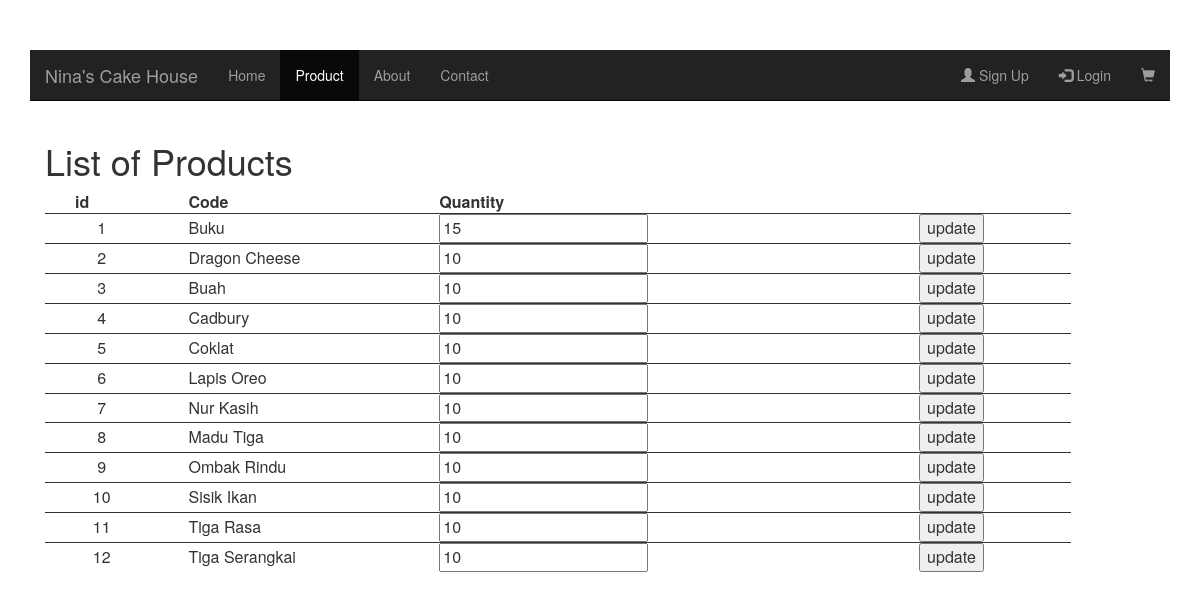
Page /productlist.php on the committed database.
### tables this page shows
CREATE TABLE IF NOT EXISTS `tblproduct` (
  `id` int(8) NOT NULL,
  `name` varchar(255) NOT NULL,
  `code` varchar(255) NOT NULL,
  `image` text NOT NULL,
  `price` double(10,2) NOT NULL,
  `quantity` int(255) NOT NULL
);

### productlist.php (the view, shortened to what this page needs)
<!DOCTYPE html>
<html lang="en">
  <head>
    <link href="css/bootstrap.min.css" rel="stylesheet">
    <link href="css/ie10-viewport-bug-workaround.css" rel="stylesheet">
    <link href="dashboard.css" rel="stylesheet">
  </head>
  <body>
    <div class="container">
<nav class="navbar navbar-inverse navbar-static-top">
  <div class="container-fluid">
    <div class="navbar-header">
      <a class="navbar-brand" href="#">Nina's Cake House</a>
    </div>
    <div class="collapse navbar-collapse" id="myNavbar">
      <ul class="nav navbar-nav">
        <li><a href="#">Home</a></li>
        <li class="active"><a href="index.php">Product</a></li>
        <li><a href="#">About</a></li>
        <li><a href="#">Contact</a></li>
      </ul>
      <ul class="nav navbar-nav navbar-right">
        <li><a href="#"><span class="glyphicon glyphicon-user"></span> Sign Up</a></li>
        <li><a href="#" onClick="document.getElementById('login_form').style.display='block'" id="Login_Link"><span class="glyphicon glyphicon-log-in"></span> Login</a></li>
        <li><a href="cart.php"><span class="glyphicon glyphicon-shopping-cart"></span></a></li>
	  </ul>
    </div>
  </div>
</nav>
</head>
<body>
<div class="container">
<h1>List of Products</h1>
<?php
	$servername = "localhost";
	$username = "root";
	$password = "";
	$dbname = "phppot_examples";
	$conn = new mysqli($servername, $username, $password, $dbname);
	if ($conn->connect_error) {
    	die("Connection failed: " . $conn->connect_error);
	}
	else {
	$sql = "SELECT id, name, code, quantity FROM tblproduct ORDER BY id";
	$result = $conn->query($sql);
	if ($result->num_rows > 0) {
    	echo "<table><tr><th>id</th><thName</th><th>Code</th><th>Quantity</th><th></th></tr>";
    	while($row = $result->fetch_assoc()) {
		echo "<form action='quantity.php?id=".$row["id"]."' method=post>";
			echo "<tr><td><center>".$row["id"]."</center></td><td>".$row["name"]."</td><td><input name='new_quantity' type='number' value=".$row["quantity"]."></td><td></td><td><input type='submit' value='update'></td></tr>";
		echo "</form>";
?>
<?php    	}
    	echo "</table>";
	}
	else {
    	echo "0 results";
	}
}
?>
</div>
  </body>
</html>

### dashboard.css (style rules this page uses)
body { padding-top: 50px; }
td, th { padding-left: 30px; padding-right: 30px; font-size: 16px; }

### productlist.php (style rules this page uses)
table { border-collapse:collapse; margin-bottom:15px; width:90%; -webkit-transition: background 0.5s linear; -moz-transition: background 0.5s linear; -ms-transition: background 0.5s linear; -o-transition: background 0.5s linear; transition: background 0.5s linear; }
th { vertical-align: top; }
tr { border: solid; border-width: 1px 0; -webkit-transition: background 0.5s linear; -moz-transition: background 0.5s linear; -ms-transition: background 0.5s linear; -o-transition: background 0.5s linear; transition: background 0.5s linear; }
tr:first-child { border-top: none; }
tr:last-child { border-bottom: none; }

### rows in the picture
tblproduct: id "1", name "Buku", new_quantity "15"
tblproduct: id "2", name "Dragon Cheese", new_quantity "10"
tblproduct: id "3", name "Buah", new_quantity "10"
tblproduct: id "4", name "Cadbury", new_quantity "10"
tblproduct: id "5", name "Coklat", new_quantity "10"
tblproduct: id "6", name "Lapis Oreo", new_quantity "10"
tblproduct: id "7", name "Nur Kasih", new_quantity "10"
tblproduct: id "8", name "Madu Tiga", new_quantity "10"
tblproduct: id "9", name "Ombak Rindu", new_quantity "10"
tblproduct: id "10", name "Sisik Ikan", new_quantity "10"
tblproduct: id "11", name "Tiga Rasa", new_quantity "10"
tblproduct: id "12", name "Tiga Serangkai", new_quantity "10"
